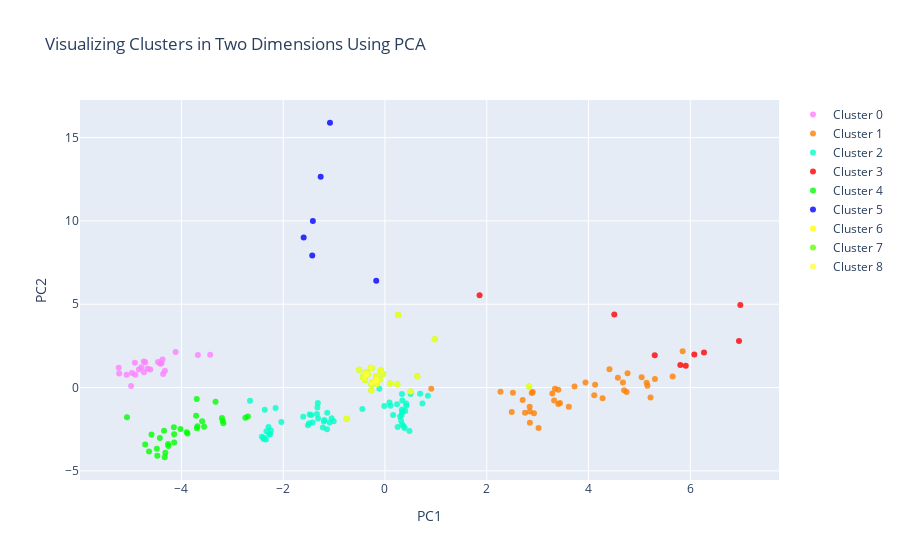

Notebook cell for this chart:
### Code cell
plotX = df_som
#PCA with one principal component
pca_1d = PCA(n_components=1)

#PCA with two principal components
pca_2d = PCA(n_components=2)

#PCA with three principal components
pca_3d = PCA(n_components=3)
#This DataFrame holds that single principal component mentioned above
PCs_1d = pd.DataFrame(pca_1d.fit_transform(plotX.drop(["Cluster"], axis=1)))

#This DataFrame contains the two principal components that will be used
#for the 2-D visualization mentioned above
PCs_2d = pd.DataFrame(pca_2d.fit_transform(plotX.drop(["Cluster"], axis=1)))

#And this DataFrame contains three principal components that will aid us
#in visualizing our clusters in 3-D
PCs_3d = pd.DataFrame(pca_3d.fit_transform(plotX.drop(["Cluster"], axis=1)))
PCs_1d.columns = ["PC1_1d"]

#"PC1_2d" means: 'The first principal component of the components created for 2-D visualization, by PCA.'
#And "PC2_2d" means: 'The second principal component of the components created for 2-D visualization, by PCA.'
PCs_2d.columns = ["PC1_2d", "PC2_2d"]

PCs_3d.columns = ["PC1_3d", "PC2_3d", "PC3_3d"]
plotX = pd.concat([plotX,PCs_1d,PCs_2d,PCs_3d], axis=1, join='inner')
plotX["dummy"] = 0
#Note that all of the DataFrames below are sub-DataFrames of 'plotX'.
#This is because we intend to plot the values contained within each of these DataFrames.

cluster0 = plotX[plotX["Cluster"] == 0]
cluster1 = plotX[plotX["Cluster"] == 1]
cluster2 = plotX[plotX["Cluster"] == 2]
cluster3 = plotX[plotX["Cluster"] == 3]
cluster4 = plotX[plotX["Cluster"] == 4]
cluster5 = plotX[plotX["Cluster"] == 5]
cluster6 = plotX[plotX["Cluster"] == 6]
cluster7 = plotX[plotX["Cluster"] == 7]
cluster8 = plotX[plotX["Cluster"] == 8]
cluster9 = plotX[plotX["Cluster"] == 9]

#This is needed so we can display plotly plots properly
init_notebook_mode(connected=True)

#trace1 is for 'Cluster 0'
trace1 = go.Scatter(
                    x = cluster0["PC1_2d"],
                    y = cluster0["PC2_2d"],
                    mode = "markers",
                    name = "Cluster 0",
                    marker = dict(color = 'rgba(255, 128, 255, 0.8)'),
                    text = None)

trace1 = go.Scatter(
                    x = cluster0["PC1_2d"],
                    y = cluster0["PC2_2d"],
                    mode = "markers",
                    name = "Cluster 0",
                    marker = dict(color = 'rgba(255, 128, 255, 0.8)'),
                    text = None)

#trace2 is for 'Cluster 1'
trace2 = go.Scatter(
                    x = cluster1["PC1_2d"],
                    y = cluster1["PC2_2d"],
                    mode = "markers",
                    name = "Cluster 1",
                    marker = dict(color = 'rgba(255, 128, 2, 0.8)'),
                    text = None)

#trace3 is for 'Cluster 2'
trace3 = go.Scatter(
                    x = cluster2["PC1_2d"],
                    y = cluster2["PC2_2d"],
                    mode = "markers",
                    name = "Cluster 2",
                    marker = dict(color = 'rgba(0, 255, 200, 0.8)'),
                    text = None)

trace4 = go.Scatter(
                    x = cluster3["PC1_2d"],
                    y = cluster3["PC2_2d"],
                    mode = "markers",
                    name = "Cluster 3",
                    marker = dict(color = 'rgba(255, 0, 0, 0.8)'),
                    text = None)

trace5 = go.Scatter(
                    x = cluster4["PC1_2d"],
                    y = cluster4["PC2_2d"],
                    mode = "markers",
                    name = "Cluster 4",
                    marker = dict(color = 'rgba(0, 255, 0, 0.8)'),
                    text = None)

trace6 = go.Scatter(
                    x = cluster5["PC1_2d"],
                    y = cluster5["PC2_2d"],
                    mode = "markers",
                    name = "Cluster 5",
                    marker = dict(color = 'rgba(0, 0, 255, 0.8)'),
                    text = None)

trace7 = go.Scatter(
                    x = cluster6["PC1_2d"],
                    y = cluster6["PC2_2d"],
                    mode = "markers",
                    name = "Cluster 6",
                    marker = dict(color = 'rgba(255, 255, 0, 0.8)'),
                    text = None)


trace8 = go.Scatter(
                    x = cluster6["PC1_2d"],
                    y = cluster6["PC2_2d"],
                    mode = "markers",
                    name = "Cluster 7",
                    marker = dict(color = 'rgba(100, 255, 0, 0.8)'),
                    text = None)

trace9 = go.Scatter(
                    x = cluster6["PC1_2d"],
                    y = cluster6["PC2_2d"],
                    mode = "markers",
                    name = "Cluster 8",
                    marker = dict(color = 'rgba(255, 255, 59, 0.8)'),
                    text = None)

data = [trace1, trace2, trace3, trace4, trace5, trace6, trace7, trace8, trace9]

title = "Visualizing Clusters in Two Dimensions Using PCA"

layout = dict(title = title,
              xaxis= dict(title= 'PC1',ticklen= 5,zeroline= False),
              yaxis= dict(title= 'PC2',ticklen= 5,zeroline= False)
             )

fig = dict(data = data, layout = layout)

iplot(fig)

### Figure 1 — Plotly figure (JSON) as saved in the notebook; plotly's stock layout.template omitted (floating-point values rounded to 4 significant figures)
{"data": [{"marker": {"color": "rgba(255, 128, 255, 0.8)"}, "mode": "markers", "name": "Cluster 0", "type": "scatter", "x": [-4.99, -4.739, -4.36, -5.233, -4.916, -4.712, -5.224, -4.972, -4.787, -5.077, -4.907, -4.736, -4.837, -4.664, -4.612, -4.325, -4.372, -4.459, -4.416, -4.391, -4.115, -3.677, -3.435], "y": [0.08818, 1.561, 0.8159, 1.188, 1.482, 1.523, 0.8463, 0.8782, 1.216, 0.7676, 0.7704, 0.9129, 1.078, 1.134, 1.087, 1.002, 1.681, 1.524, 1.428, 1.451, 2.129, 1.956, 1.968]}, {"marker": {"color": "rgba(255, 128, 2, 0.8)"}, "mode": "markers", "name": "Cluster 1", "type": "scatter", "x": [3.019, 2.848, 2.491, 2.752, 3.44, 5.219, 0.9095, 2.27, 5.305, 5.85, 4.412, 5.654, 3.725, 3.406, 2.886, 4.767, 4.577, 3.941, 3.34, 2.515, 5.044, 4.677, 4.13, 3.289, 2.707, 2.904, 5.158, 4.699, 4.113, 3.407, 2.843, 3.325, 5.142, 4.749, 4.277, 3.613, 2.928, 2.848], "y": [-2.433, -2.108, -1.47, -1.519, -0.9239, -0.6053, -0.07017, -0.2609, 0.506, 2.172, 1.094, 0.6556, 0.05649, -0.1333, -0.3254, 0.85, 0.59, 0.2993, -0.07515, -0.3148, 0.6164, 0.3065, 0.1696, -0.3643, -0.7497, -0.265, 0.1087, -0.1661, -0.457, -0.9893, -1.149, -0.7794, 0.2792, -0.2741, -0.6405, -1.151, -1.536, -1.442]}, {"marker": {"color": "rgba(0, 255, 200, 0.8)"}, "mode": "markers", "name": "Cluster 2", "type": "scatter", "x": [-2.38, -2.33, -2.288, -0.4454, -2.341, -2.279, -2.243, -1.607, -2.652, -2.383, -2.257, -2.036, -1.422, -1.514, -1.48, -1.328, -2.419, -2.15, -1.489, -1.193, -1.135, -1.337, 0.7367, 0.3337, 0.1611, -1.008, -1.049, -1.314, -2.363, 0.8434, 0.4185, 0.2976, 0.2492, -1.221, -1.088, -1.448, -1.32, 0.6908, 0.4172, 0.3278, 0.339, -1.139, -1.2, 0.339, 0.505, 0.3411, 0.3988, 0.3671, 0.4817, 0.3336, 0.2375, 0.3446, 0.317, 0.3856, -0.1102, 0.08826, 0.1091, -0.01308], "y": [-3.011, -2.618, -2.366, -1.29, -3.125, -2.793, -2.585, -1.761, -0.7898, -3.096, -2.799, -2.069, -2.102, -2.263, -1.613, -1.194, -2.956, -1.227, -2.15, -1.956, -1.508, -1.584, -0.955, -1.321, -1.655, -2.03, -1.848, -1.853, -1.331, -0.4921, -1.1, -1.733, -2.362, -2.394, -2.093, -1.642, -0.9228, -0.3723, -0.9573, -1.645, -2.225, -2.506, -2.042, -1.454, -0.382, -0.786, -1.416, -2.323, -2.615, -0.3862, -1.006, -1.437, -1.992, -2.431, -0.07198, -0.9018, -1.094, -1.104]}, {"marker": {"color": "rgba(255, 0, 0, 0.8)"}, "mode": "markers", "name": "Cluster 3", "type": "scatter", "x": [1.859, 6.983, 5.302, 4.507, 6.079, 6.957, 5.912, 6.27, 5.805], "y": [5.533, 4.955, 1.938, 4.385, 1.981, 2.788, 1.299, 2.109, 1.35]}, {"marker": {"color": "rgba(0, 255, 0, 0.8)"}, "mode": "markers", "name": "Cluster 4", "type": "scatter", "x": [-5.07, -4.149, -4.262, -4.317, -4.329, -4.475, -4.637, -3.712, -3.593, -3.881, -4.142, -4.257, -4.484, -4.712, -3.204, -3.554, -3.895, -4.143, -4.424, -4.588, -2.744, -3.176, -3.696, -4.018, -4.341, -2.695, -3.188, -3.686, -3.7, -3.329], "y": [-1.787, -2.376, -3.39, -3.916, -4.184, -4.096, -3.832, -1.694, -2.029, -2.759, -3.299, -3.512, -3.679, -3.421, -1.831, -2.353, -2.69, -2.801, -3.023, -2.816, -1.816, -2.143, -2.437, -2.492, -2.594, -1.733, -2.002, -2.326, -0.6901, -0.8557]}, {"marker": {"color": "rgba(0, 0, 255, 0.8)"}, "mode": "markers", "name": "Cluster 5", "type": "scatter", "x": [-1.418, -0.1718, -1.598, -1.264, -1.43, -1.081], "y": [9.988, 6.403, 9.007, 12.64, 7.927, 15.89]}, {"marker": {"color": "rgba(255, 255, 0, 0.8)"}, "mode": "markers", "name": "Cluster 6", "type": "scatter", "x": [-0.754, -0.2683, -0.1551, -0.266, -0.2445, -0.3912, -0.1638, -0.3759, 0.5038, -0.08316, -0.2613, 0.2423, -0.03452, -0.2773, 2.834, 0.0996, -0.104, -0.3617, 0.6356, -0.1777, -0.4345, 0.9791, -0.1749, -0.3377, 0.2595, -0.5061], "y": [-1.878, -0.1634, 0.2103, 0.1772, 0.3277, 0.4536, 0.4162, 0.9111, -0.2331, 1.028, 1.178, 0.2031, 0.8248, 1.19, 0.05802, 0.2465, 0.4878, 0.7706, 0.6713, 0.4338, 0.6318, 2.9, 0.6872, 0.7853, 4.354, 1.07]}, {"marker": {"color": "rgba(100, 255, 0, 0.8)"}, "mode": "markers", "name": "Cluster 7", "type": "scatter", "x": [-0.754, -0.2683, -0.1551, -0.266, -0.2445, -0.3912, -0.1638, -0.3759, 0.5038, -0.08316, -0.2613, 0.2423, -0.03452, -0.2773, 2.834, 0.0996, -0.104, -0.3617, 0.6356, -0.1777, -0.4345, 0.9791, -0.1749, -0.3377, 0.2595, -0.5061], "y": [-1.878, -0.1634, 0.2103, 0.1772, 0.3277, 0.4536, 0.4162, 0.9111, -0.2331, 1.028, 1.178, 0.2031, 0.8248, 1.19, 0.05802, 0.2465, 0.4878, 0.7706, 0.6713, 0.4338, 0.6318, 2.9, 0.6872, 0.7853, 4.354, 1.07]}, {"marker": {"color": "rgba(255, 255, 59, 0.8)"}, "mode": "markers", "name": "Cluster 8", "type": "scatter", "x": [-0.754, -0.2683, -0.1551, -0.266, -0.2445, -0.3912, -0.1638, -0.3759, 0.5038, -0.08316, -0.2613, 0.2423, -0.03452, -0.2773, 2.834, 0.0996, -0.104, -0.3617, 0.6356, -0.1777, -0.4345, 0.9791, -0.1749, -0.3377, 0.2595, -0.5061], "y": [-1.878, -0.1634, 0.2103, 0.1772, 0.3277, 0.4536, 0.4162, 0.9111, -0.2331, 1.028, 1.178, 0.2031, 0.8248, 1.19, 0.05802, 0.2465, 0.4878, 0.7706, 0.6713, 0.4338, 0.6318, 2.9, 0.6872, 0.7853, 4.354, 1.07]}], "layout": {"title": {"text": "Visualizing Clusters in Two Dimensions Using PCA"}, "xaxis": {"ticklen": 5, "title": {"text": "PC1"}, "zeroline": false}, "yaxis": {"ticklen": 5, "title": {"text": "PC2"}, "zeroline": false}}}
